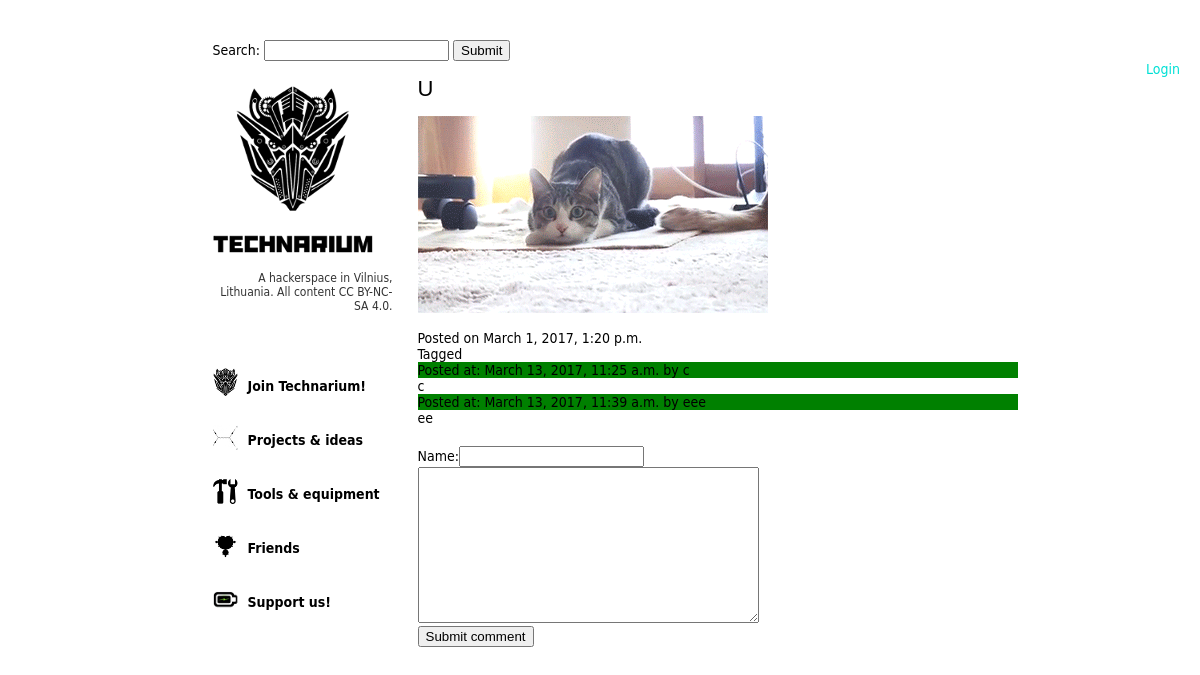
/blog/comment/424/u, run on the app's committed database.
### blog/models.py (models this page shows, shortened)
class Post(models.Model):
	title = models.CharField(max_length=128, default='No title', null=True, blank=True)
	body = models.TextField()
	slug = models.SlugField()
	date_time = models.DateTimeField()
	timestamp = models.IntegerField()
	tags = models.ManyToManyField(Tag,blank=True)
	created_by = models.ForeignKey('UserProfile', null=True)
	class Meta:
		ordering = ['-date_time']

class Comment(models.Model):
	posted_by = models.CharField(max_length=128, null=True)
	body = models.TextField()
	date_time = models.DateTimeField()
	post = models.ForeignKey('Post')

### blog/views.py (the view)
# urls.py: url(r'^comment/(?P<pk>[\w+\d+]+)/(?P<slug>[\w\d-]+)?/?$', views.add_comment, name='add_comment'),
def add_comment(request, pk, slug=None):
	post = Post.objects.get(pk=pk)
	if request.method == 'POST':
		form = CommentForm(request.POST)
		if form.is_valid():
			obj=form.save(commit=False)
			obj.post_id=pk
			form.save()
			return HttpResponseRedirect(reverse('single_post_view', kwargs={'pk':pk, 'slug':slug}))
	else:
		form = CommentForm(initial={'date_time': time.strftime('%Y-%m-%d %H:%M:%S',time.localtime())})
	return render(request, 'blog/add_comment.html', {'form':form, 'post':post})

### blog/forms.py
class SearchForm(forms.Form):
	search= forms.CharField(label="Search...", max_length=256)

class CommentForm(forms.ModelForm):
	posted_by = forms.CharField()
	body = forms.CharField(widget=forms.Textarea)
	date_time = forms.DateTimeField(widget=forms.HiddenInput)
	class Meta:
		model = Comment
		fields = ['body', 'date_time', 'posted_by']

### blog/utils.py (called while the page is built)
def search_context(request):
    search_form = SearchForm()
    return {
        'search_form': search_form,
    }

### blog/templates/blog/add_comment.html (shortened to what this page needs)
{% extends "blog/main.html" %}
{% block head %}
{% load static %}
<link rel="stylesheet" type="text/css" href="{% static 'blog/single_post.css' %}">
{% endblock %}
{% block content %}
	<div class='post'>
		<h1 class='post_title'>{{post.title}}</h1>
		<div class='post_body'><p>{{ post.body|safe }}</p></div>
		<div class='post_date'>Posted on {{post.date_time}}</div>
		<div class='tags'>Tagged</br>
		</div>
		<div class='comments'>
			{% for comment in post.comment_set.all %}
			<div class='comment'>
				<div id='comment_header'>Posted at: {{ comment.date_time }} by {{ comment.posted_by }}</br></div>
				{{ comment.body }}
			</div>
			{% endfor %}
				<div id='comment_form'>
	<form class='post_form' method="POST" action="">
	<div id='comment_posted_by'>Name:{{form.posted_by}}</div>
	<div id='comment_body'>{{form.body}}</div>
	<input type='submit' name='submit' value='Submit comment'/>
	</form>
	</div>
		</div>
{% endblock %}

### blog/static/blog/single_post.css (style rules this page uses)
#comment_header { background-color:green; }
.post { margin-bottom: 500px; }

### blog/static/blog/blog.css (style rules this page uses)
.post_title { text-transform: uppercase; font: 22px 'BebasNeueRegular',Impact,Helvetica,Arial,sans-serif; font-style: normal; font-weight: normal; }
.post { width: 600px; text-align: left; }
html, body, div { background:#ffffff; padding:0px; margin:0px; font-family: Frutiger, "Frutiger Linotype", Univers, Calibri, "Gill Sans", "Gill Sans MT", "Myriad Pro", Myriad, "DejaVu Sans Condensed", "Liberation Sans","Nimbus Sans L", Tahoma, Geneva, "Helvetica Neue", Helvetica, Arial, sans-serif; color:#000000; font-size:14px; }
#comment_form { margin-top:20px; }

### data on the page
Post: title "U", body (picture), date_time "March 1, 2017, 1:20 p.m."
Comment: date_time "March 13, 2017, 11:25 a.m.", posted_by "c", body "c"
Comment: date_time "March 13, 2017, 11:39 a.m.", posted_by "eee", body "ee"
